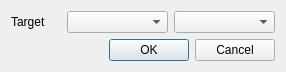
<?xml version="1.0" encoding="UTF-8"?>
<ui version="4.0">
 <class>ProjectPreferencesDialog</class>
 <widget class="QDialog" name="ProjectPreferencesDialog">
  <property name="geometry">
   <rect>
    <x>0</x>
    <y>0</y>
    <width>286</width>
    <height>71</height>
   </rect>
  </property>
  <property name="windowTitle">
   <string>Project Preferences</string>
  </property>
  <layout class="QVBoxLayout" name="verticalLayout">
   <item>
    <layout class="QFormLayout" name="formLayout">
     <item row="0" column="0">
      <widget class="QLabel" name="label">
       <property name="minimumSize">
        <size>
         <width>50</width>
         <height>0</height>
        </size>
       </property>
       <property name="text">
        <string>Target</string>
       </property>
      </widget>
     </item>
     <item row="0" column="1">
      <layout class="QHBoxLayout" name="horizontalLayout">
       <item>
        <widget class="QComboBox" name="comboBox"/>
       </item>
       <item>
        <widget class="QComboBox" name="comboBox_2"/>
       </item>
      </layout>
     </item>
    </layout>
   </item>
   <item>
    <widget class="QDialogButtonBox" name="buttonBox">
     <property name="orientation">
      <enum>Qt::Horizontal</enum>
     </property>
     <property name="standardButtons">
      <set>QDialogButtonBox::Cancel|QDialogButtonBox::Ok</set>
     </property>
    </widget>
   </item>
  </layout>
 </widget>
 <resources/>
 <connections>
  <connection>
   <sender>buttonBox</sender>
   <signal>accepted()</signal>
   <receiver>ProjectPreferencesDialog</receiver>
   <slot>accept()</slot>
   <hints>
    <hint type="sourcelabel">
     <x>248</x>
     <y>254</y>
    </hint>
    <hint type="destinationlabel">
     <x>157</x>
     <y>274</y>
    </hint>
   </hints>
  </connection>
  <connection>
   <sender>buttonBox</sender>
   <signal>rejected()</signal>
   <receiver>ProjectPreferencesDialog</receiver>
   <slot>reject()</slot>
   <hints>
    <hint type="sourcelabel">
     <x>316</x>
     <y>260</y>
    </hint>
    <hint type="destinationlabel">
     <x>286</x>
     <y>274</y>
    </hint>
   </hints>
  </connection>
 </connections>
</ui>
